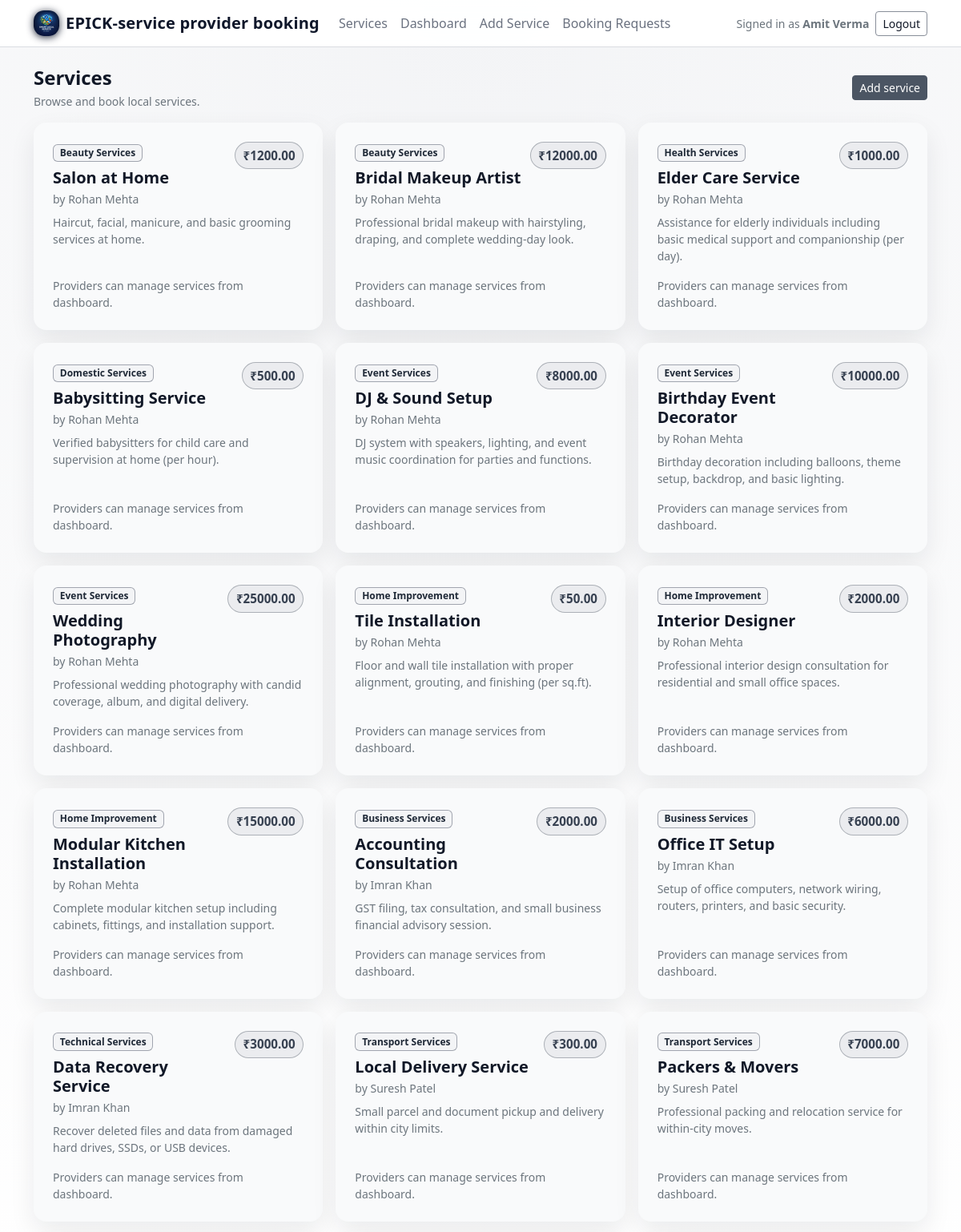
/services (signed in, upper part), run on the app's committed database.
### tables this page shows
CREATE TABLE users (
    id INTEGER PRIMARY KEY AUTOINCREMENT,
    name TEXT NOT NULL,
    email TEXT NOT NULL UNIQUE,
    password TEXT NOT NULL,
    role TEXT NOT NULL CHECK(role IN ('user', 'provider', 'admin'))
);

CREATE TABLE services (
    id INTEGER PRIMARY KEY AUTOINCREMENT,
    provider_id INTEGER NOT NULL,
    service_type TEXT NOT NULL,
    category TEXT NOT NULL,
    price REAL NOT NULL CHECK(price >= 0),
    description TEXT NOT NULL,
    FOREIGN KEY (provider_id) REFERENCES users(id) ON DELETE CASCADE
);

### app.py (the view)
@app.route("/services")
def services():
    services_rows = db_query(
        """
        SELECT
            s.id,
            s.provider_id,
            s.service_type,
            s.category,
            s.price,
            s.description,
            u.name AS provider_name
        FROM services s
        JOIN users u ON u.id = s.provider_id
        ORDER BY s.id DESC
        """
    )
    return render_template("services.html", services=services_rows)

### app.py (called while the page is built)
def get_db() -> sqlite3.Connection:
    if "db" not in g:
        conn = sqlite3.connect(DB_PATH)
        conn.row_factory = sqlite3.Row  # Access columns like dict keys
        g.db = conn
    return g.db

def db_query(sql: str, params: tuple = (), one: bool = False):
    cur = get_db().execute(sql, params)
    rows = cur.fetchall()
    cur.close()
    return rows[0] if one and rows else rows

def current_user() -> Optional[Dict[str, Any]]:
    if "current_user" in g:
        return g.current_user
    user_id = session.get("user_id")
    if not user_id:
        g.current_user = None
        return None
    user = db_query(
        "SELECT id, name, email, role FROM users WHERE id = ?",
        (user_id,),
        one=True,
    )
    g.current_user = dict(user) if user else None
    return g.current_user

@app.context_processor
def inject_user():
    return {"current_user": current_user(), "datetime": datetime}

### templates/services.html (shortened to what this page needs)
{% extends "base.html" %}
{% block content %}
  <div class="d-flex flex-column flex-md-row align-items-start align-items-md-center justify-content-between gap-2 mb-3">
    <div>
      <h1 class="h4 fw-semibold mb-1">Services</h1>
      <div class="text-secondary small">Browse and book local services.</div>
    </div>
    <div class="d-flex flex-wrap gap-2">
      {% if current_user and current_user.role == 'provider' %}
        <a class="btn btn-dark btn-sm" href="{{ url_for('add_service') }}">Add service</a>
      {% endif %}
    </div>
  </div>
  {% if services|length == 0 %}
    <div class="empty-state bg-white border rounded-4 p-4 shadow-sm">
      <h2 class="h5 fw-semibold mb-1">No services yet</h2>
      <p class="text-secondary mb-0">Providers can add the first service from their dashboard.</p>
    </div>
  {% else %}
    <div class="row g-3">
      {% for s in services %}
        <div class="col-md-6 col-lg-4">
          <div class="card border-0 shadow-sm rounded-4 h-100 service-card">
            <div class="card-body p-4 d-flex flex-column">
              <div class="d-flex justify-content-between align-items-start gap-2">
                <div>
                  <div class="badge text-bg-light border mb-2">{{ s.category }}</div>
                  <h2 class="h5 fw-semibold mb-1">{{ s.service_type }}</h2>
                  <div class="small text-secondary mb-2">by {{ s.provider_name }}</div>
                </div>
                <div class="text-end">
                  <div class="price-tag">₹{{ "%.2f"|format(s.price) }}</div>
                </div>
              </div>
              <p class="text-secondary small flex-grow-1 mb-3">
                {{ s.description }}
              </p>
              {% if current_user and current_user.role == 'user' %}
                <button
                  class="btn btn-dark w-100"
                  type="button"
                  data-bs-toggle="modal"
                  data-bs-target="#bookModal{{ s.id }}"
                >
                  Book now
                </button>
              {% elif not current_user %}
                <a class="btn btn-outline-dark w-100" href="{{ url_for('login', next=url_for('services')) }}">
                  Login to book
                </a>
              {% else %}
                <div class="small text-secondary">
                  {% if current_user.role == 'provider' %}
                    Providers can manage services from dashboard.
                  {% elif current_user.role == 'admin' %}
                    Admin view only.
                  {% endif %}
                </div>
              {% endif %}
            </div>
          </div>
        </div>
      {% endfor %}
    </div>
  {% endif %}
{% endblock %}

### templates/base.html (shortened to what this page needs)
<!doctype html>
<html lang="en">
  <head>
    <link
      href="https://cdn.jsdelivr.net/npm/bootstrap@5.3.3/dist/css/bootstrap.min.css"
      rel="stylesheet"
    />
    <link rel="stylesheet" href="{{ url_for('static', filename='css/style.css') }}" />
  </head>
  <body class="bg-body-tertiary">
    <nav class="navbar navbar-expand-lg border-bottom sticky-top">
      <div class="container">
        <a class="navbar-brand fw-semibold d-flex align-items-center gap-2" href="{{ url_for('services') }}">
          <img
            src="{{ url_for('static', filename='images/epick-logo-main.png') }}"
            alt="EPICK logo"
            class="epick-logo-mark"
          />
          <span>EPICK-service provider booking</span>
        </a>
        <div class="collapse navbar-collapse" id="navMain">
          <ul class="navbar-nav me-auto mb-2 mb-lg-0">
            <li class="nav-item">
              <a class="nav-link" href="{{ url_for('services') }}">Services</a>
            </li>
            {% if current_user %}
              <li class="nav-item">
                <a class="nav-link" href="{{ url_for('dashboard') }}">Dashboard</a>
              </li>
              {% if current_user.role == 'provider' %}
                <li class="nav-item">
                  <a class="nav-link" href="{{ url_for('add_service') }}">Add Service</a>
                </li>
                <li class="nav-item">
                  <a class="nav-link" href="{{ url_for('provider_bookings') }}">Booking Requests</a>
                </li>
              {% endif %}
            {% endif %}
          </ul>
          <ul class="navbar-nav ms-auto">
            {% if current_user %}
              <li class="nav-item d-none d-lg-flex align-items-center me-2">
                <span class="small text-secondary">
                  Signed in as <span class="fw-semibold">{{ current_user.name }}</span>
                </span>
              </li>
              <li class="nav-item">
                <a class="btn btn-outline-dark btn-sm" href="{{ url_for('logout') }}">Logout</a>
              </li>
            {% endif %}
          </ul>
        </div>
      </div>
    </nav>
    <main class="py-4">
      <div class="container">
        {% block content %}{% endblock %}
      </div>
    </main>
  </body>
</html>

### static/css/style.css (style rules this page uses)
:root { --card-radius: 1rem; --bg-main: #ffffff; --bg-elevated: #f9fafb; --bg-soft: #f3f4f6; --border-subtle: rgba(107, 114, 128, 0.25); --text-main: #111827; --text-muted: #6b7280; --primary: #4b5563; --accent: #9ca3af; --primary-soft: rgba(75, 85, 99, 0.08); }
body { font-feature-settings: "ss01" 1, "ss02" 1; background: radial-gradient(circle at top, #f3f4f6 0, #ffffff 55%, #e5e7eb 100%); color: var(--text-main); }
body::before { content: ""; position: fixed; inset: 0; pointer-events: none; background-image: url("/static/images/epick-logo-main.png"); background-repeat: no-repeat; background-position: center center; background-size: min(55vw, 520px); opacity: 0.12; filter: drop-shadow(0 0 32px rgba(15, 23, 42, 0.35)); mix-blend-mode: lighten; z-index: -1; }
.bg-body-tertiary { background-color: transparent !important; }
.navbar { background: rgba(255, 255, 255, 0.92) !important; backdrop-filter: blur(20px); border-color: rgba(209, 213, 219, 0.8) !important; }
.navbar-brand { letter-spacing: 0.2px; color: #0f172a !important; }
.epick-logo-mark { height: 32px; width: 32px; object-fit: contain; border-radius: 0.8rem; box-shadow: 0 0.1rem 0.6rem rgba(15, 23, 42, 0.9); }
.navbar .nav-link { color: var(--text-muted) !important; }
main > .container { color: var(--text-main); }
.card, .empty-state, .modal-content { background: var(--bg-elevated); border-color: var(--border-subtle); color: var(--text-main); }
.rounded-4 { border-radius: var(--card-radius) !important; }
.shadow-sm { box-shadow: 0 0.8rem 2rem rgba(15, 23, 42, 0.08) !important; }
.price-tag { font-weight: 700; font-size: 0.95rem; padding: 0.3rem 0.6rem; border-radius: 999px; background: var(--primary-soft); color: #374151; border: 1px solid rgba(75, 85, 99, 0.4); white-space: nowrap; }
.btn-dark { background-color: var(--primary); border-color: var(--primary); }
.btn-outline-dark { border-color: rgba(107, 114, 128, 0.8); color: #111827; }
.badge.text-bg-light { background-color: #f3f4f6 !important; color: #1f2937 !important; border-color: rgba(107, 114, 128, 0.6) !important; }

### data on the page
users: name "Amit Verma"
services: category "Beauty Services", service_type "Salon at Home", provider_name "Rohan Mehta", price "1200.00", description "Haircut, facial, manicure, and basic grooming services at home."
services: category "Beauty Services", service_type "Bridal Makeup Artist", provider_name "Rohan Mehta", price "12000.00", description "Professional bridal makeup with hairstyling, draping, and complete wedding-day look."
services: category "Health Services", service_type "Elder Care Service", provider_name "Rohan Mehta", price "1000.00", description "Assistance for elderly individuals including basic medical support and companionship (per day)."
services: category "Domestic Services", service_type "Babysitting Service", provider_name "Rohan Mehta", price "500.00", description "Verified babysitters for child care and supervision at home (per hour)."
services: category "Event Services", service_type "DJ & Sound Setup", provider_name "Rohan Mehta", price "8000.00", description "DJ system with speakers, lighting, and event music coordination for parties and functions."
services: category "Event Services", service_type "Birthday Event Decorator", provider_name "Rohan Mehta", price "10000.00", description "Birthday decoration including balloons, theme setup, backdrop, and basic lighting."
services: category "Event Services", service_type "Wedding Photography", provider_name "Rohan Mehta", price "25000.00", description "Professional wedding photography with candid coverage, album, and digital delivery."
services: category "Home Improvement", service_type "Tile Installation", provider_name "Rohan Mehta", price "50.00", description "Floor and wall tile installation with proper alignment, grouting, and finishing (per sq.ft)."
services: category "Home Improvement", service_type "Interior Designer", provider_name "Rohan Mehta", price "2000.00", description "Professional interior design consultation for residential and small office spaces."
services: category "Home Improvement", service_type "Modular Kitchen Installation", provider_name "Rohan Mehta", price "15000.00", description "Complete modular kitchen setup including cabinets, fittings, and installation support."
services: category "Business Services", service_type "Accounting Consultation", provider_name "Imran Khan", price "2000.00", description "GST filing, tax consultation, and small business financial advisory session."
services: category "Business Services", service_type "Office IT Setup", provider_name "Imran Khan", price "6000.00", description "Setup of office computers, network wiring, routers, printers, and basic security."
services: category "Technical Services", service_type "Data Recovery Service", provider_name "Imran Khan", price "3000.00", description "Recover deleted files and data from damaged hard drives, SSDs, or USB devices."
services: category "Transport Services", service_type "Local Delivery Service", provider_name "Suresh Patel", price "300.00", description "Small parcel and document pickup and delivery within city limits."
services: category "Transport Services", service_type "Packers & Movers", provider_name "Suresh Patel", price "7000.00", description "Professional packing and relocation service for within-city moves."
